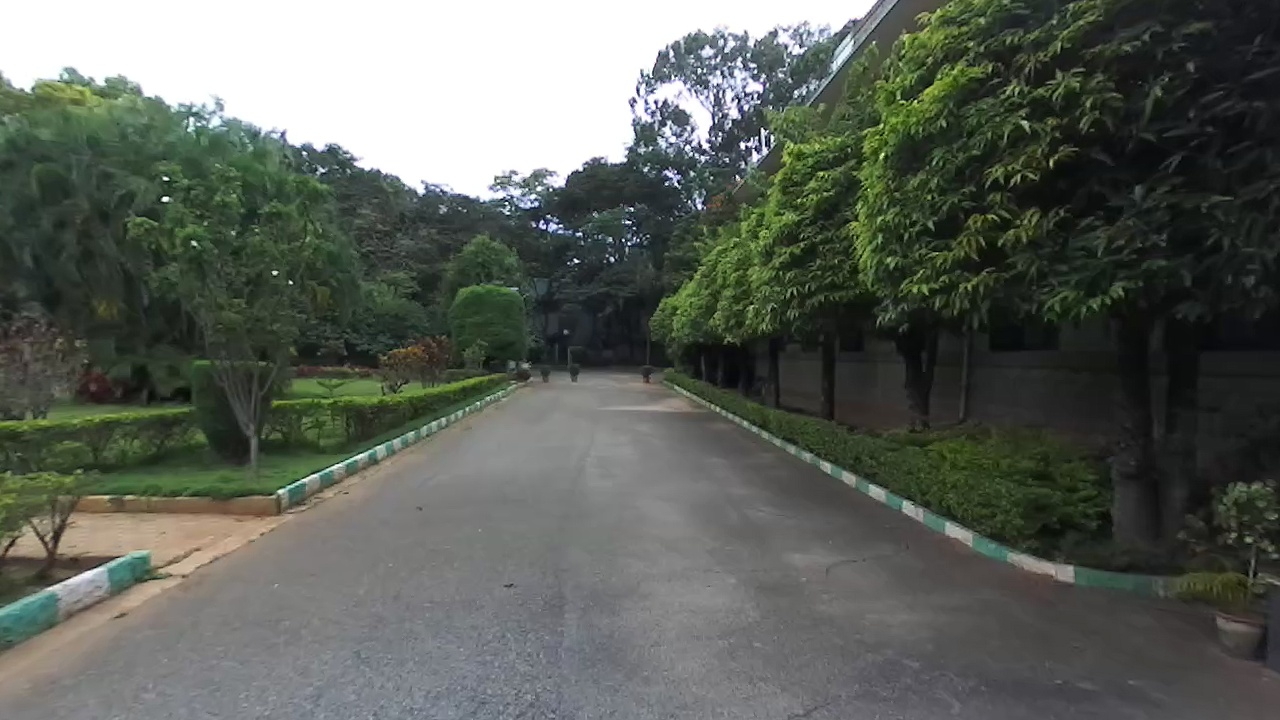
#> input picture Road_scence_segmentation_alvarez/ZED_image811.jpeg, 1280 x 720 px
$ python -i road_segment.py   (imports and definitions only)
#> lines starting #> are read from the running program, lines starting #| are printed output that depends on the picture
#Python script to implement paper 'Road Scence Segmentation from a Single Image'
#by J.M Alvarez et al

import cv2
import numpy as np
import matplotlib.pyplot as plt
import glob

#Utils
def breakpoint():
  inp = input("Waiting for input...")


def display_image(winname,frame):
    cv2.namedWindow(winname,cv2.WINDOW_NORMAL)
    cv2.imshow(winname,frame)
    key = cv2.waitKey(0)
    if(key & 0xFF == ord('q')):
        cv2.destroyAllWindows()
        exit(0)


def proto_seg(img_path):
#> called with img_path = '../ZED_image811.jpeg'
    bgr_img = cv2.imread(img_path)
#> bgr_img is the input picture: shape (720, 1280, 3); mean B, G, R 90.3, 97.8, 92.7
    #Mask top half of the image
    mask_img = np.zeros_like(bgr_img[:,:,0])
    mask_img[int(bgr_img.shape[0]/2):int(bgr_img.shape[0]),:] = [255]
    bgr_img = cv2.bitwise_and(bgr_img,bgr_img,mask=mask_img)

    lab_img = cv2.cvtColor(bgr_img,cv2.COLOR_BGR2LAB)
#> lab_img: shape (720, 1280, 3); mean of channels 0, 1, 2 48.9, 127, 129.7
    hsv_img = cv2.cvtColor(bgr_img,cv2.COLOR_BGR2HSV)
#> hsv_img: shape (720, 1280, 3); mean H, S, V 26, 16.2, 47.5
    #Colour channels used
    r_img = bgr_img[:,:,2]
    g_img = bgr_img[:,:,1]
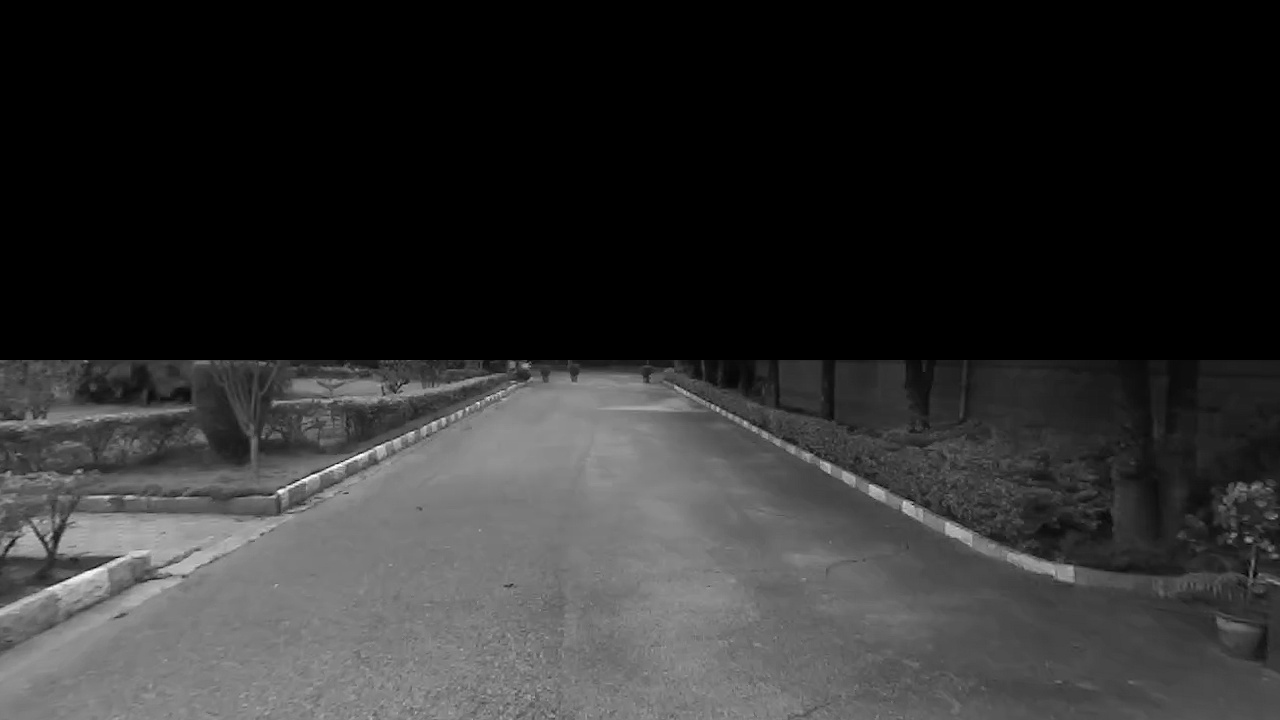
#> g_img: shape (720, 1280); min 0, max 255, mean 46.2
    b_img = bgr_img[:,:,0]
    l_img = lab_img[:,:,0]
    a_img = lab_img[:,:,1]
    b_img = lab_img[:,:,2]
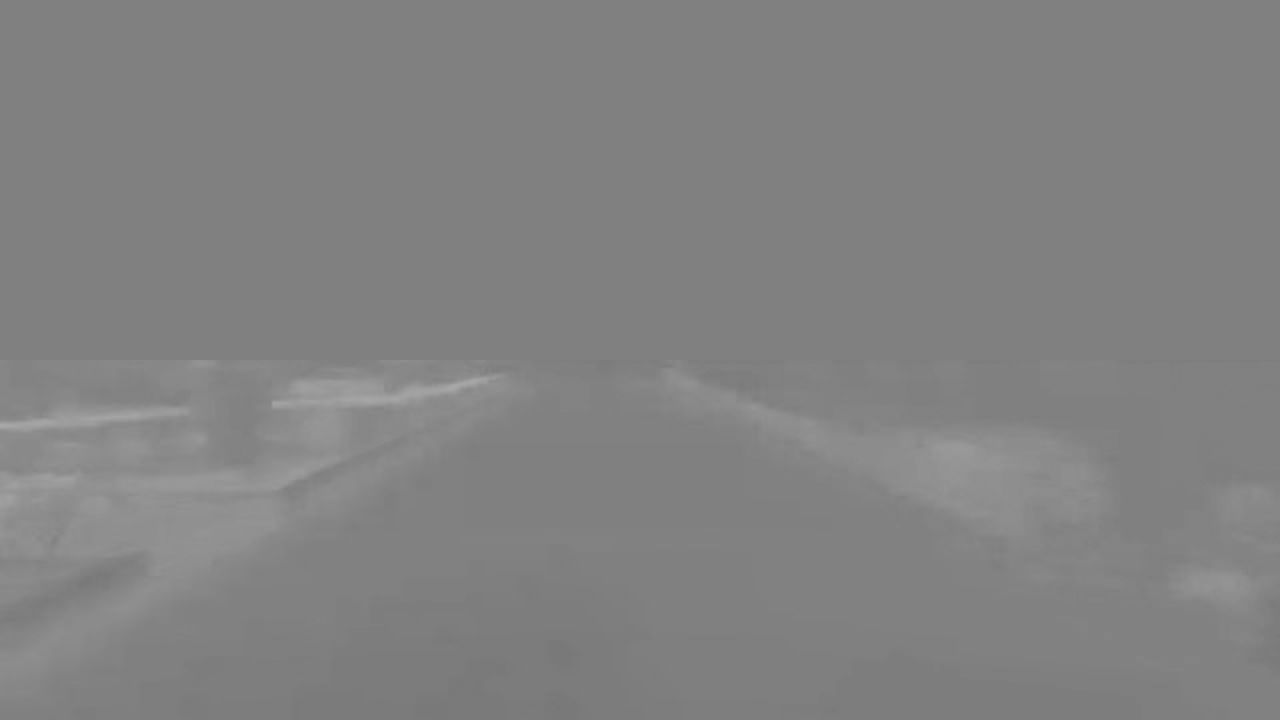
#> b_img: shape (720, 1280); min 119, max 169, mean 129.7
    h_img = hsv_img[:,:,0]
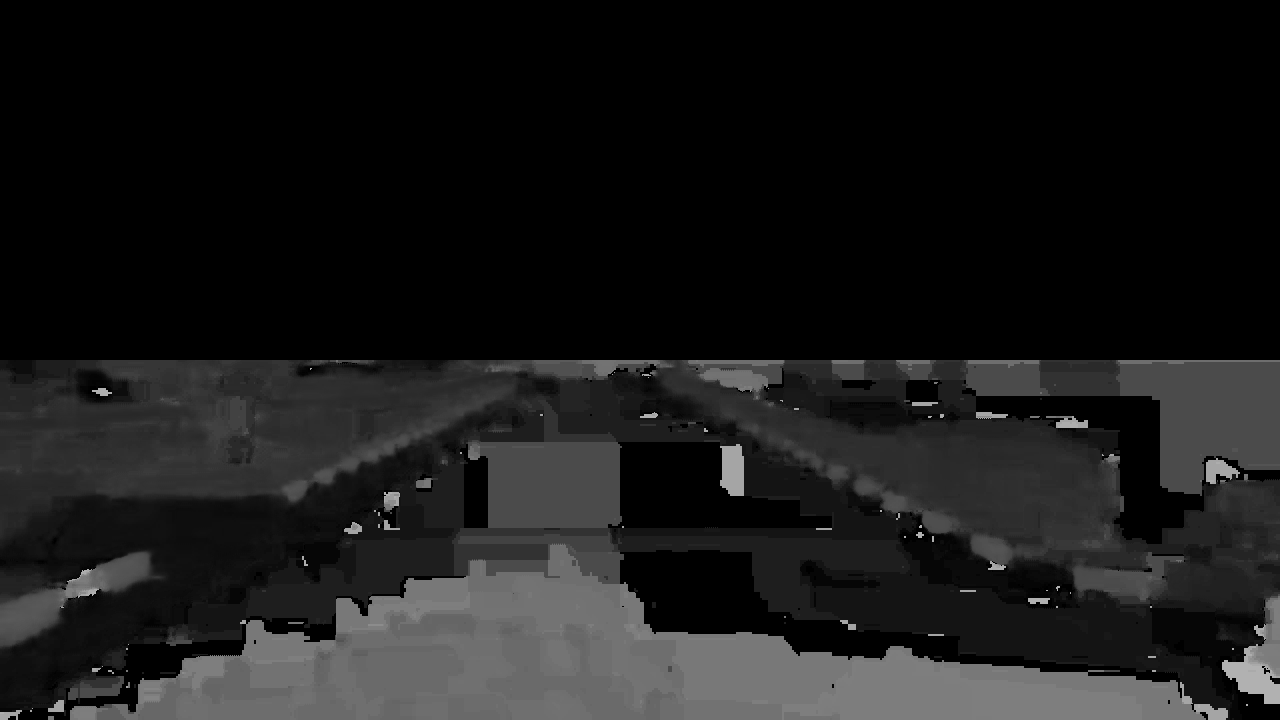
#> h_img: shape (720, 1280); min 0, max 178, mean 26
    s_img = hsv_img[:,:,1]
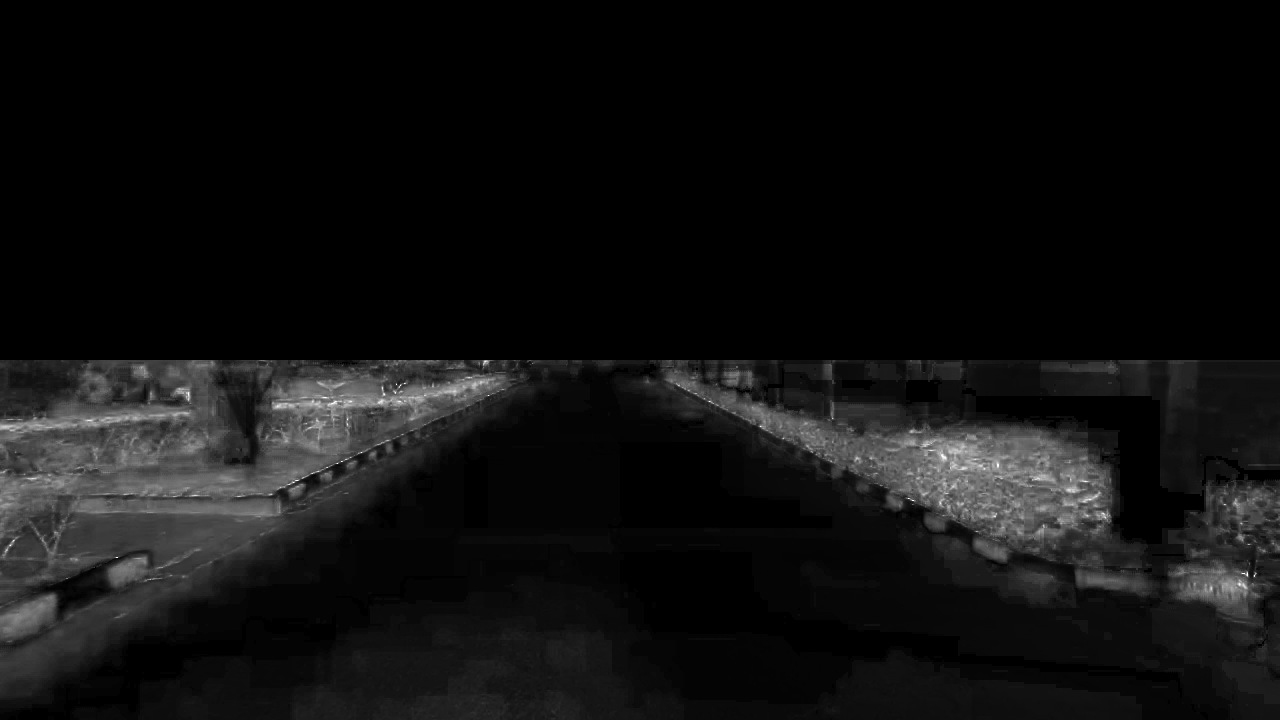
#> s_img: shape (720, 1280); min 0, max 255, mean 16.2
    v_img = hsv_img[:,:,2]

    train_region_range = [range(690,720),range(600,680)]
    roi = [690,720,600,680]
    display_image("RGB Image",bgr_img)
#> (key q is pressed here)

    #Selecting 30*80 patch from the bottom middle of the image
    #Dim(train_region): 6*30*80
    N = 6 #represents the number of color planes used
    train_region = np.array([r_img[roi[0]:roi[1],roi[2]:roi[3]],\
                            g_img[roi[0]:roi[1],roi[2]:roi[3]],\
                            b_img[roi[0]:roi[1],roi[2]:roi[3]],\
                            h_img[roi[0]:roi[1],roi[2]:roi[3]],\
                            s_img[roi[0]:roi[1],roi[2]:roi[3]],\
                            v_img[roi[0]:roi[1],roi[2]:roi[3]]])
    train_region = train_region.reshape(6,-1)
    cov = np.cov(train_region)
    cov_inv = np.linalg.inv(cov)
    ones = np.ones((N,1))
    #Calculate w(weights) based on the formula : w = cov_inv*I*((I.transpose()*cov_inv*I))^-1
    w = cov_inv @ ones @ np.linalg.inv(ones.transpose() @ cov_inv @ ones)

    #Compute y as follows:
    #y(i) = summation from j=1 to N (w_j @ x_j(i))
    color_plane_img = np.array([r_img,\
                                g_img,\
                                b_img,\
                                h_img,\
                                s_img,\
                                v_img])
    y = np.zeros_like(r_img)
    for rows in range(0,r_img.shape[0]):
        for cols in range(0,r_img.shape[1]):
            # compute = w.transpose() @ color_plane_img[:,rows,cols]
            y[rows,cols] = w.transpose() @ color_plane_img[:,rows,cols]

    # display_image("y:",y)
    #Split the image into subblocks of num_rows,num_cols
    num_rows = 20
    num_cols =  20
    U_ls = [] #Store the list of histogram uniformity values
    row_mask_size = start_row = int(y.shape[0]/2) #Starting non masked row in the masked image
    for i in range(1,num_rows):
        for j in range(0,num_cols):
            split_img = y[start_row + int(i*row_mask_size/num_rows):start_row + int((i+1)*row_mask_size/num_rows),\
                            int(j*y.shape[1]/num_cols):int((j+1)*y.shape[1]/num_cols)]
            #Compute image histogram- 10 bins , range:0-256
            img_hist = cv2.calcHist([split_img],[0],None,[256],[0,256])
            #Normalize img_hist
            img_hist = np.true_divide(img_hist,np.sum(img_hist,axis=0))
            img_hist = np.power(img_hist,2)
            U = np.sum(img_hist,axis=0)
            U_ls.append([U[0],i,j])

    np_U = np.asarray(U_ls)
    np_U = np_U[np.argsort(np_U,axis=0)]

    for iter in range(0,np_U.shape[0]):
        if(np_U[iter,0,0] > 0.5): #Hard threshold for the time being
            i = np_U[iter,0,1]
            j = np_U[iter,0,2]
            row_range = [start_row + int(i*row_mask_size/num_rows),start_row + int((i+1)*row_mask_size/num_rows)]
            col_range = [int(j*y.shape[1]/num_cols),int((j+1)*y.shape[1]/num_cols)]
            bgr_img[row_range[0]:row_range[1],col_range[0]:col_range[1],:] = [0,0,255]

    display_image("BGR Image",bgr_img)
    # [9 lines of commented-out code are left out]


# [4 lines not run here, left out]

>>> result = proto_seg('../ZED_image811.jpeg')
#> (the program exits here)
